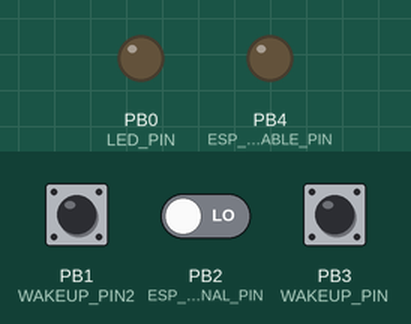
This sketch was run on a simulated ATtiny85, built with avr-gcc and run on an emulated ATtiny85. Shown: output pins drawn as LEDs (lit = HIGH). Inputs (shaded band) come from the test bench; at power-on: PB1 (WAKEUP_PIN2) HIGH, PB2 (ESP_SIGNAL_PIN) LOW, PB3 (WAKEUP_PIN) HIGH. Sleep ends after the set time or at an interrupt.

Above: at 1.2 s.
1.3 s: PB1 (WAKEUP_PIN2) pulled LOW for 0.15 s
At 2.5 s:
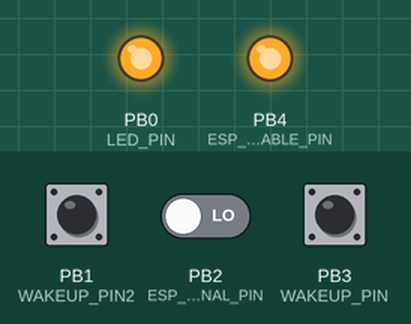
2.9 s: PB2 (ESP_SIGNAL_PIN) driven HIGH
At 4.2 s:
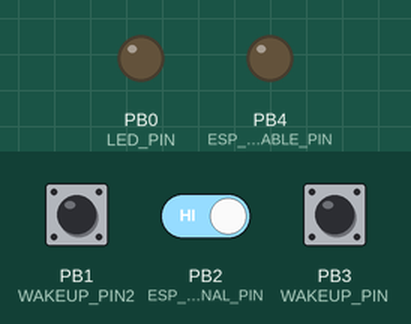
4.8 s: PB3 (WAKEUP_PIN) pulled LOW for 0.15 s
At 5.4 s:
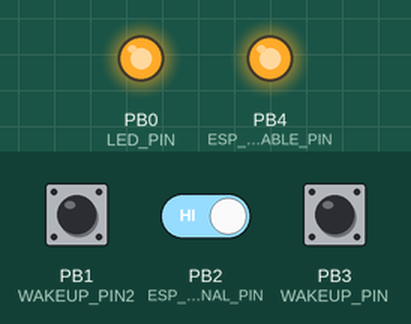
7.9 s: PB3 (WAKEUP_PIN) pulled LOW for 1 s
At 10.5 s:
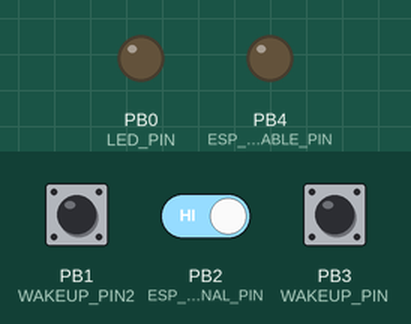
11.4 s: PB3 (WAKEUP_PIN) pulled LOW for 3.2 s
At 12.8 s:
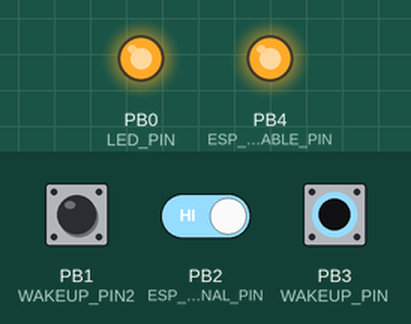
Timing chart, 0 to 18.1 s (numbered marks = the images above; inputs shaded):
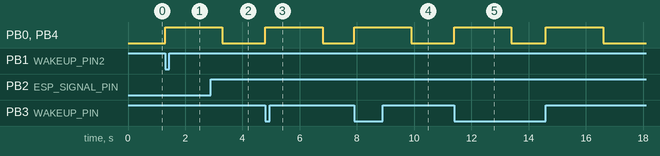

Measured:
- after the input at 1.3 s, PB0 (LED_PIN), PB4 (ESP_ENABLE_PIN): LOW → HIGH at once
- after the input at 2.9 s, PB0 (LED_PIN), PB4 (ESP_ENABLE_PIN): HIGH → LOW after 0.40 s
- after the input at 4.8 s, PB0 (LED_PIN), PB4 (ESP_ENABLE_PIN): LOW → HIGH at once, → LOW 2.0 s later
- after the input at 7.9 s, PB0 (LED_PIN), PB4 (ESP_ENABLE_PIN): LOW → HIGH at once, → LOW 2.0 s later
- after the input at 11.4 s, PB0 (LED_PIN), PB4 (ESP_ENABLE_PIN): alternates HIGH for 2.0 s and LOW for 1.2 s, starting at once

The sketch:

attiny.ino
```cpp
#include <avr/sleep.h>

#define LED_PIN 0
#define WAKEUP_PIN 3
#define WAKEUP_INT_MASK PCINT3
#define WAKEUP_PIN2 1
#define WAKEUP_INT_MASK2 PCINT1
#define ESP_ENABLE_PIN 4
#define ESP_SIGNAL_PIN 2
#define TIMEOUT 30000L

ISR (PCINT0_vect) {}

bool timed_out;

void setup() {
  pinMode(LED_PIN, OUTPUT);
  pinMode(WAKEUP_PIN, INPUT_PULLUP);
  pinMode(WAKEUP_PIN2, INPUT_PULLUP);
  pinMode(ESP_ENABLE_PIN, OUTPUT);
  digitalWrite(ESP_ENABLE_PIN, LOW);
  pinMode(ESP_SIGNAL_PIN, INPUT);
  ADCSRA &= ~(1<<ADEN);
  GIMSK |= (1<<PCIE);
  set_sleep_mode(SLEEP_MODE_PWR_DOWN);
  timed_out = false;
}

void loop() {
  if (!timed_out) {
    PCMSK |= 1<<WAKEUP_INT_MASK;
  }
  timed_out = false;
  PCMSK |= 1<<WAKEUP_INT_MASK2;

  digitalWrite(LED_PIN, LOW);

  sleep_mode();

  digitalWrite(LED_PIN, HIGH);

  PCMSK &= ~(1<<WAKEUP_INT_MASK | 1<<WAKEUP_INT_MASK2);

  digitalWrite(ESP_ENABLE_PIN, HIGH);

  long start_time = millis();

  delay(2000);

  while (!digitalRead(ESP_SIGNAL_PIN)) {
    if (millis() - start_time > TIMEOUT) {
      timed_out = true;
      for (int i = 0; i < 10; i++) {
        digitalWrite(LED_PIN, LOW);
        delay(100);
        digitalWrite(LED_PIN, HIGH);
        delay(100);
      }
      break;
    }
  }

  digitalWrite(ESP_ENABLE_PIN, LOW);
}
```
